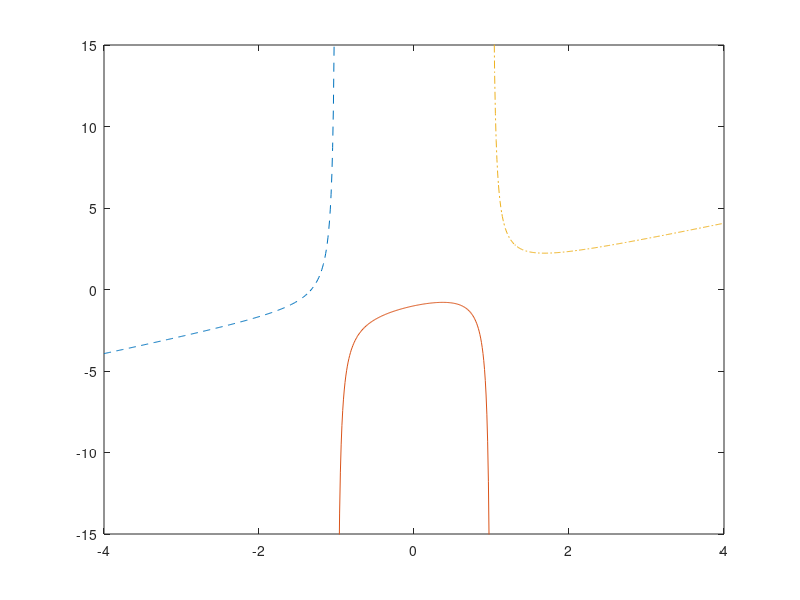

Reproduce this figure in MATLAB. (Note: this script raises an error after producing the figure.)
%% [ARTEM DUDKO] - [HW #5] - [2/24/2020]
%% [PROBLEM #8]
format compact, clear, clc, close all

theta = [0:0.01:360];
r = (3.44.*10^7)./(1-0.206.*cos(theta));
plot(theta,r);

%% [PROBLEM #14]
format compact, clear, clc, close all


xleft = [-4:0.01:-1];
xmiddle = [-1:0.01:1];
xright = [1:0.01:4];
fxnleft = xleft + 1 ./ (xleft.^2 - 1);
fxnmiddle = xmiddle + 1 ./ (xmiddle.^2 - 1);
fxnright = xright + 1 ./ (xright.^2 - 1);
plot(xleft,fxnleft,'--',xmiddle,fxnmiddle,xright,fxnright,'-.')
axis([-4 4 -15 15]);

%% [PROBLEM #29]
format compact, clear, clc, close all

time12 = [0:0.001:0.5];
timezero = [0.5:0.001:1];
currentV12 = (12./4) * (1 - exp(-4.*time12 ./ 1.3))
currentV0 = exp(-4.*timezero./1.3) .* (12./4) * (1 - exp(-4.*timezero ./ 1.3))



%% [PROBLEM #34]
format compact, clear, clc, close all


